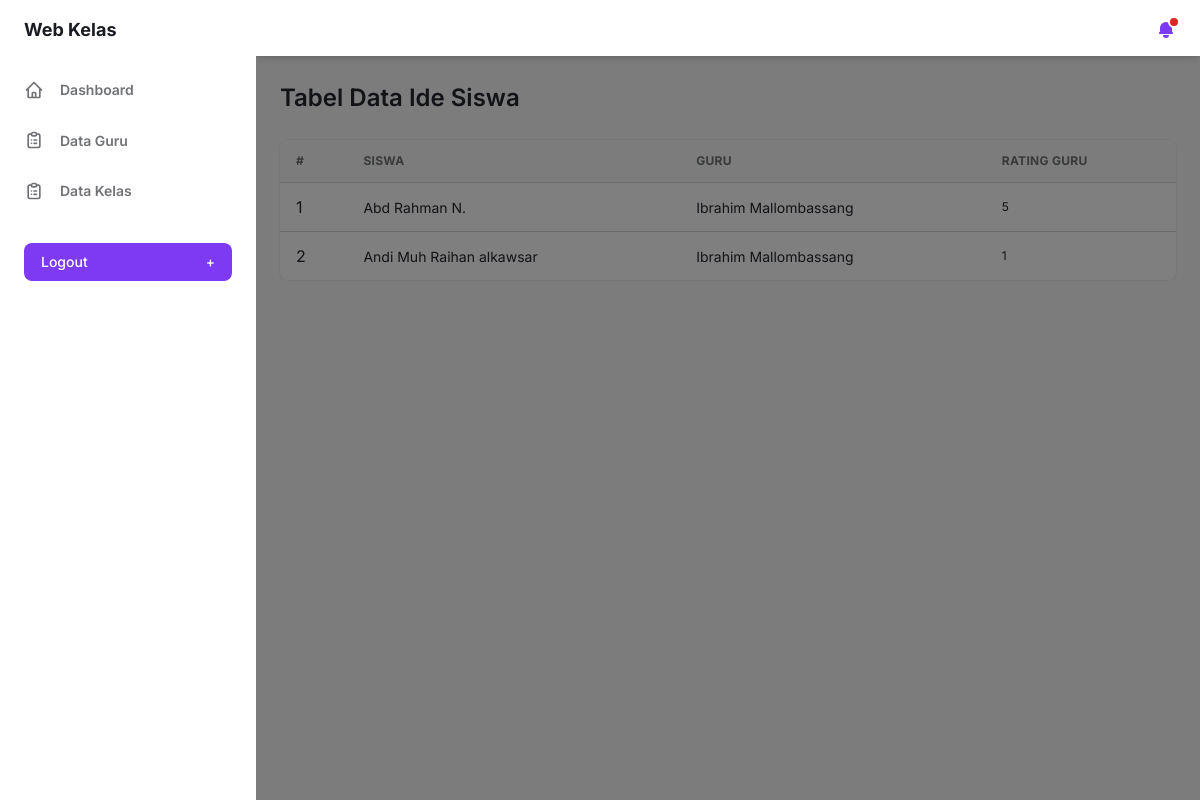
The app's page /webkelas/view_rating_guru.php (signed in) with its own data.
### tables this page shows
CREATE TABLE `rating_guru` (
  `id` int(11) NOT NULL,
  `siswa_id` int(11) NOT NULL,
  `guru_id` int(11) NOT NULL,
  `rating` int(100) NOT NULL
);

CREATE TABLE `siswa` (
  `id` int(11) NOT NULL,
  `nama` varchar(100) NOT NULL,
  `nis` varchar(100) NOT NULL,
  `nisn` varchar(100) NOT NULL,
  `alamat` varchar(100) NOT NULL,
  `tgl_lahir` date NOT NULL,
  `id_kelas` int(11) NOT NULL
);

CREATE TABLE `guru` (
  `id` int(11) NOT NULL,
  `nama` varchar(100) NOT NULL,
  `nip` int(11) NOT NULL
);

### webkelas/view_rating_guru.php (the view, shortened to what this page needs)
<!DOCTYPE html>
<html :class="{ 'theme-dark': false }" x-data="data()" lang="en">
<head>
    <?php require_once './views/header.php'; ?>
</head>
<body>
    <div class="flex h-screen bg-gray-50 dark:bg-gray-900" :class="{ 'overflow-hidden': isSideMenuOpen }">
        <?php require_once './views/sidebar.php'; ?>
        <div class="flex flex-col flex-1 w-full">
            <?php require_once './views/navbar.php'; ?>
            <main class="h-full pb-16 overflow-y-auto">
                <div class="container grid px-6 mx-auto">
                    <h2 class="my-6 text-2xl font-semibold text-gray-700 dark:text-gray-200">
                        Tabel Data Ide Siswa
                    </h2>
                    <div class="w-full overflow-hidden rounded-lg shadow-xs">
                        <div class="w-full overflow-x-auto">
                            <table class="w-full whitespace-no-wrap">
                                <thead>
                                    <tr
                                        class="text-xs font-semibold tracking-wide text-left text-gray-500 uppercase border-b dark:border-gray-700 bg-gray-50 dark:text-gray-400 dark:bg-gray-800">
                                        <th class="px-4 py-3">#</th>
                                        <th class="px-4 py-3">Siswa</th>
                                        <th class="px-4 py-3">Guru</th>
                                        <th class="px-4 py-3">Rating Guru</th>
                                    </tr>
                                </thead>
                                <tbody class="bg-white divide-y dark:divide-gray-700 dark:bg-gray-800">
                                    <?php
                                    require_once "db.php";
                                    $i = 1;
                                    if ($_SESSION['role'] == 'siswa') {
                                        $query = mysqli_query($koneksi, "SELECT g.nama as 'guru', s.nama as 'siswa', r.rating as 'rating'
                                                                    FROM rating_guru as r
                                                                    INNER JOIN siswa as s
                                                                    ON r.siswa_id = s.id
                                                                    INNER JOIN guru as g
                                                                    ON r.guru_id = g.id
                                                                    WHERE s.id = {$_SESSION['user']['id']};
                                                                    ");
                                    } else {
                                        $query = mysqli_query($koneksi, "SELECT g.nama as 'guru', s.nama as 'siswa', r.rating as 'rating'
                                                                    FROM rating_guru as r
                                                                    INNER JOIN siswa as s
                                                                    ON r.siswa_id = s.id
                                                                    INNER JOIN guru as g
                                                                    ON r.guru_id = g.id
                                                                    ");
                                    }
                                    while ($data = mysqli_fetch_array($query)) {
                                        ?>
                                        <tr class="text-gray-700 dark:text-gray-400">
                                            <td class="px-4 py-3">
                                                <?= $i ?>
                                            </td>
                                            <td class="px-4 py-3 text-sm">
                                                <?= $data['siswa'] ?>
                                            </td>
                                            <td class="px-4 py-3 text-sm">
                                                <?= $data['guru'] ?>
                                            </td>
                                            <td class="px-4 py-3 text-xs">
                                                <?= $data['rating'] ?>
                                            </td>
                                        </tr>
                                        <?php
                                        $i++;
                                    }
                                    ?>
                                </tbody>
                            </table>
                        </div>
                    </div>
                </div>
            </main>
        </div>
    </div>
</body>
</html>

### records on screen
rating_guru: siswa.nama "Abd Rahman N.", guru.nama "Ibrahim Mallombassang", rating "5"
rating_guru: siswa.nama "Andi Muh Raihan alkawsar", guru.nama "Ibrahim Mallombassang", rating "1"
